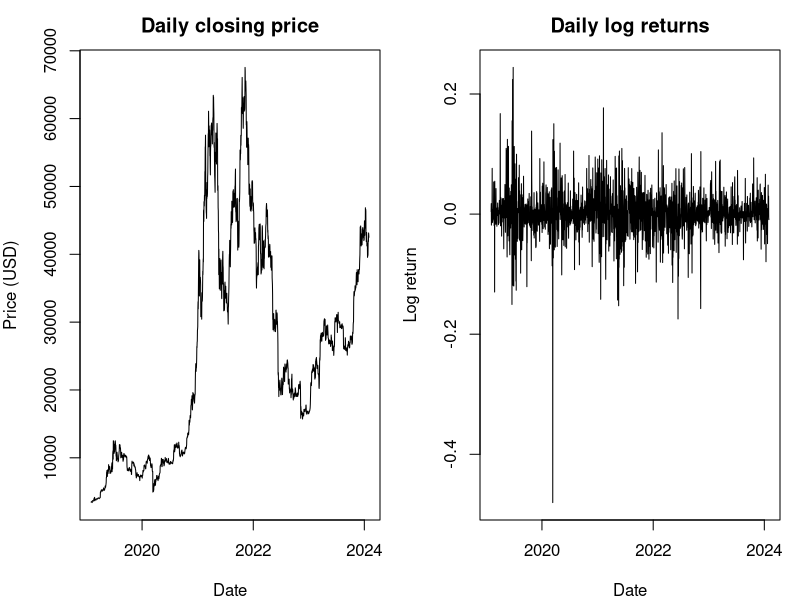
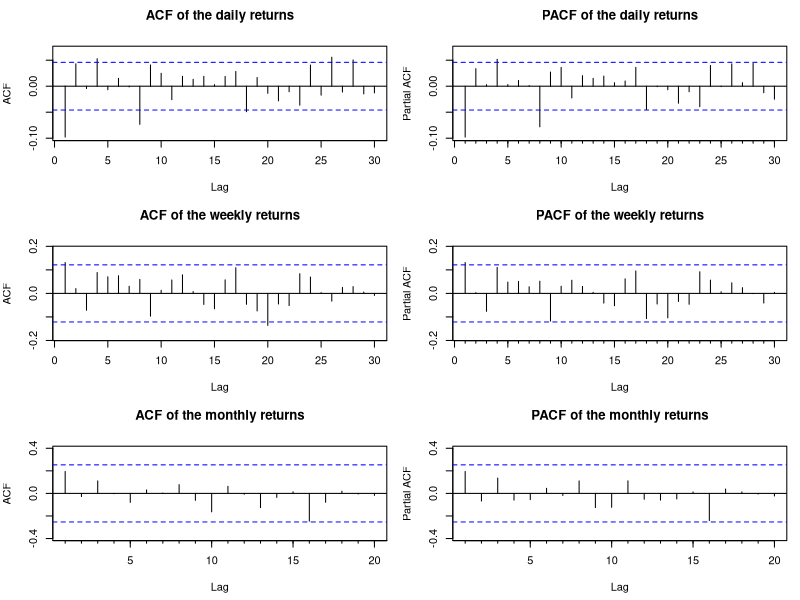
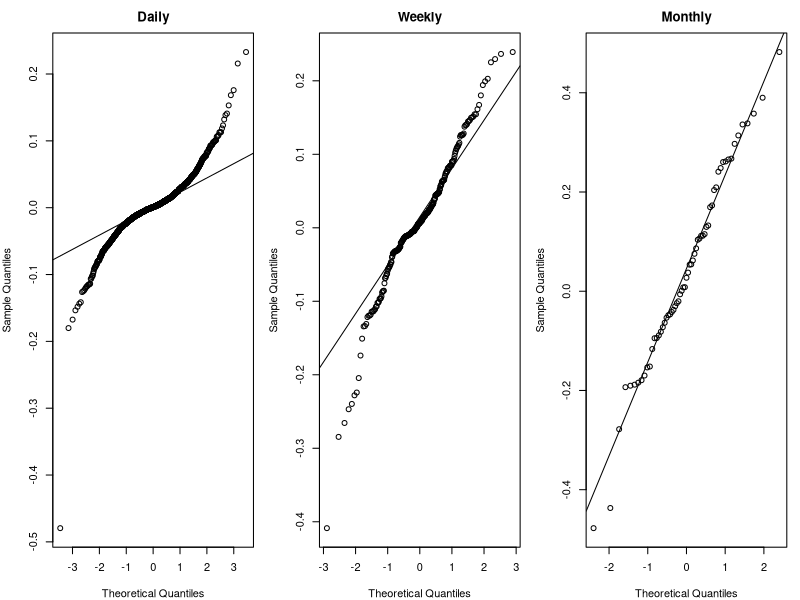
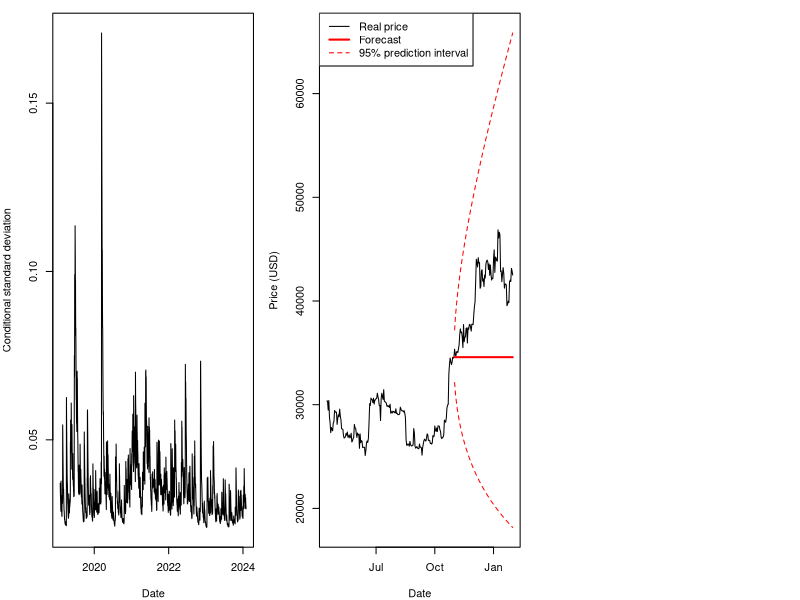

Write the R code that produced these figures, in order.
## ---- chunk 1
# The code is hidden in the report. All the code is in this file.
# out.width = "100%" keeps every figure inside the margins of the page
knitr::opts_chunk$set(echo = FALSE, warning = FALSE, message = FALSE,
                      fig.width = 8, fig.height = 4, fig.align = "center",
                      out.width = "100%")

library(xts)       # time series objects, weekly and monthly series
library(forecast)  # ARIMA models
library(tseries)   # stationarity and normality tests
library(fGarch)    # GARCH model
## ---- chunk 2
# Print a table with its caption: a LaTeX table in the PDF, a Markdown table on GitHub.
# In the PDF, the caption and the table are kept on the same page.
show_table <- function(x, digits, number, caption) {
  if (knitr::is_latex_output()) {
    latex_table <- knitr::kable(x, format = "latex", booktabs = TRUE, digits = digits, linesep = "")
    knitr::asis_output(paste0("\\noindent\\begin{minipage}{\\textwidth}\n",
                              "\\textbf{Table ", number, ".} ", caption, "\n",
                              "\\begin{center}\n\\vspace{2pt}\n\\small\n",
                              # the table is reduced only if it is wider than the text
                              "\\resizebox{\\ifdim\\width>\\linewidth\\linewidth\\else\\width\\fi}{!}{",
                              latex_table, "}\n\\end{center}\n",
                              "\\end{minipage}\n\n\\vspace{6pt}\n\n"))
  } else {
    markdown_table <- paste(knitr::kable(x, digits = digits), collapse = "\n")
    knitr::asis_output(paste0("**Table ", number, ".** ", caption, "\n\n", markdown_table, "\n"))
  }
}

# Skewness and kurtosis of a series
skewness <- function(x) mean((x - mean(x))^3) / sd(x)^3
kurtosis <- function(x) mean((x - mean(x))^4) / sd(x)^4

# Descriptive statistics of a series of returns
describe_returns <- function(x) {
  data.frame(observations = length(x), mean = mean(x), sd = sd(x),
             min = min(x), max = max(x),
             skewness = skewness(x), kurtosis = kurtosis(x),
             p_value_mean_zero = t.test(x)$p.value)
}

# ADF and KPSS tests for a log price and for its returns
stationarity_tests <- function(log_price) {
  returns <- diff(log_price)
  adf_price <- adf.test(log_price)
  kpss_price <- kpss.test(log_price, null = "Trend")
  adf_returns <- adf.test(returns)
  kpss_returns <- kpss.test(returns, null = "Level")
  data.frame(
    series = c("log price", "log returns"),
    ADF_statistic = as.numeric(c(adf_price$statistic, adf_returns$statistic)),
    ADF_p_value = c(adf_price$p.value, adf_returns$p.value),
    KPSS_statistic = as.numeric(c(kpss_price$statistic, kpss_returns$statistic)),
    KPSS_p_value = c(kpss_price$p.value, kpss_returns$p.value)
  )
}

# Estimate all the ARIMA(p,1,q) models for p and q from 0 to max_order
# and return their AIC and BIC
compare_models <- function(log_price, max_order = 3) {
  results <- expand.grid(p = 0:max_order, q = 0:max_order)
  results$AIC <- NA
  results$BIC <- NA
  for (i in seq_len(nrow(results))) {
    fit <- tryCatch(Arima(log_price, order = c(results$p[i], 1, results$q[i]), method = "ML"),
                    error = function(e) NULL)
    if (!is.null(fit)) {
      results$AIC[i] <- AIC(fit)
      results$BIC[i] <- BIC(fit)
    }
  }
  results$model <- paste0("ARIMA(", results$p, ",1,", results$q, ")")
  results
}

# p-values of the tests on the residuals of a model
residual_tests <- function(model) {
  residuals_model <- as.numeric(residuals(model))
  n_coefficients <- length(coef(model))
  c(Box.test(residuals_model, lag = 10, type = "Ljung-Box", fitdf = n_coefficients)$p.value,
    Box.test(residuals_model, lag = 20, type = "Ljung-Box", fitdf = n_coefficients)$p.value,
    jarque.bera.test(residuals_model)$p.value,
    Box.test(residuals_model^2, lag = 10, type = "Ljung-Box")$p.value)
}
## ---- chunk 3
# Daily data
wbtc <- read.csv("wbtc_usd_daily.csv")
colnames(wbtc) <- c("date", "open", "high", "low", "close", "volume", "adjusted")
wbtc$date <- as.Date(wbtc$date)

close_daily <- xts(wbtc$close, order.by = wbtc$date)
log_price_daily <- log(wbtc$close)
return_daily <- diff(log_price_daily)

# Weekly and monthly data: closing price of the last day of each week and of each month
close_weekly <- apply.weekly(close_daily, last)
dates_weekly <- index(close_weekly)
log_price_weekly <- log(as.numeric(close_weekly))
return_weekly <- diff(log_price_weekly)

close_monthly <- apply.monthly(close_daily, last)
dates_monthly <- index(close_monthly)
log_price_monthly <- log(as.numeric(close_monthly))
return_monthly <- diff(log_price_monthly)
## ---- chunk 4
n_days <- nrow(wbtc)
## ---- chunk 5
par(mfrow = c(1, 2), mar = c(4, 4, 2.5, 1))
plot(wbtc$date, wbtc$close, type = "l",
     main = "Daily closing price", xlab = "Date", ylab = "Price (USD)")
plot(wbtc$date[-1], return_daily, type = "l",
     main = "Daily log returns", xlab = "Date", ylab = "Log return")
## ---- chunk 6
table1 <- rbind(describe_returns(return_daily),
                describe_returns(return_weekly),
                describe_returns(return_monthly))
table1 <- cbind(frequency = c("Daily", "Weekly", "Monthly"), table1)
colnames(table1) <- c("Frequency", "Obs.", "Mean", "Std. dev.", "Min", "Max",
                      "Skewness", "Kurtosis", "p (mean = 0)")
## ---- chunk 7
show_table(table1, digits = c(0, 0, 4, 4, 3, 3, 2, 2, 3), number = 1,
           caption = "Descriptive statistics of the log returns. The last column is the p-value of the test that the mean return is equal to zero.")
## ---- chunk 8
table2 <- rbind(stationarity_tests(log_price_daily),
                stationarity_tests(log_price_weekly),
                stationarity_tests(log_price_monthly))
table2 <- cbind(frequency = rep(c("Daily", "Weekly", "Monthly"), each = 2), table2)
colnames(table2) <- c("Frequency", "Series", "ADF statistic", "ADF p-value",
                      "KPSS statistic", "KPSS p-value")
## ---- chunk 9
show_table(table2, digits = 3, number = 2,
           caption = "Stationarity tests. The p-values are bounded: 0.01 means 0.01 or less, and 0.10 means 0.10 or more.")
## ---- chunk 10
day_of_week <- factor(weekdays(wbtc$date[-1]))
month_of_year <- factor(months(wbtc$date[-1]))
p_day <- anova(lm(return_daily ~ day_of_week))$`Pr(>F)`[1]
p_month <- anova(lm(return_daily ~ month_of_year))$`Pr(>F)`[1]
## ---- chunk 11
par(mfrow = c(3, 2), mar = c(4.5, 4, 3.5, 1))
Acf(return_daily, lag.max = 30, main = "ACF of the daily returns")
Pacf(return_daily, lag.max = 30, main = "PACF of the daily returns")
Acf(return_weekly, lag.max = 30, main = "ACF of the weekly returns")
Pacf(return_weekly, lag.max = 30, main = "PACF of the weekly returns")
Acf(return_monthly, lag.max = 20, main = "ACF of the monthly returns")
Pacf(return_monthly, lag.max = 20, main = "PACF of the monthly returns")
## ---- chunk 12
models_daily <- compare_models(log_price_daily)
models_weekly <- compare_models(log_price_weekly)
models_monthly <- compare_models(log_price_monthly)

# The table reports four of the 16 models
reported <- c("ARIMA(0,1,0)", "ARIMA(1,1,0)", "ARIMA(0,1,1)", "ARIMA(1,1,1)")
pick <- function(models, criterion) models[match(reported, models$model), criterion]
table3 <- data.frame(
  Model = reported,
  AIC_daily = pick(models_daily, "AIC"), BIC_daily = pick(models_daily, "BIC"),
  AIC_weekly = pick(models_weekly, "AIC"), BIC_weekly = pick(models_weekly, "BIC"),
  AIC_monthly = pick(models_monthly, "AIC"), BIC_monthly = pick(models_monthly, "BIC")
)
colnames(table3) <- c("Model", "Daily AIC", "Daily BIC", "Weekly AIC", "Weekly BIC",
                      "Monthly AIC", "Monthly BIC")

# Model with the lowest AIC and with the lowest BIC among the 16, for each frequency
best <- function(models) c(AIC = models$model[which.min(models$AIC)],
                           BIC = models$model[which.min(models$BIC)])
best_models <- rbind(daily = best(models_daily), weekly = best(models_weekly),
                     monthly = best(models_monthly))

# Automatic search
auto_daily <- auto.arima(log_price_daily, seasonal = FALSE, ic = "bic",
                         stepwise = FALSE, approximation = FALSE, max.p = 3, max.q = 3)
auto_weekly <- auto.arima(log_price_weekly, seasonal = FALSE, ic = "bic",
                          stepwise = FALSE, approximation = FALSE, max.p = 3, max.q = 3)
auto_monthly <- auto.arima(log_price_monthly, seasonal = FALSE, ic = "bic",
                           stepwise = FALSE, approximation = FALSE, max.p = 3, max.q = 3)

# Selected models
model_daily <- Arima(log_price_daily, order = c(1, 1, 0), method = "ML")
model_weekly <- Arima(log_price_weekly, order = c(0, 1, 0))
model_monthly <- Arima(log_price_monthly, order = c(0, 1, 0))

# Alternatives preferred by the AIC for the weekly and monthly data
alternative_weekly <- Arima(log_price_weekly, order = c(1, 1, 0), method = "ML")
alternative_monthly <- Arima(log_price_monthly, order = c(0, 1, 1), method = "ML")
## ---- chunk 13
show_table(table3, digits = 2, number = 3,
           caption = "AIC and BIC of four of the 16 estimated models. At each frequency, the model with the lowest AIC and the model with the lowest BIC among the 16 are in this table.")
## ---- chunk 14
table4 <- data.frame(
  Test = c("Ljung-Box, residuals (10 lags)", "Ljung-Box, residuals (20 lags)",
           "Jarque-Bera", "Ljung-Box, squared residuals (10 lags)"),
  Null = c("No autocorrelation", "No autocorrelation", "Normality", "Constant variance"),
  Daily = residual_tests(model_daily),
  Weekly = residual_tests(model_weekly),
  Monthly = residual_tests(model_monthly)
)
colnames(table4) <- c("Test", "Null hypothesis", "Daily", "Weekly", "Monthly")
## ---- chunk 15
show_table(table4, digits = 3, number = 4,
           caption = "p-values of the tests on the residuals of the selected models: ARIMA(1,1,0) for the daily price, ARIMA(0,1,0) for the weekly and monthly prices.")
## ---- chunk 16
par(mfrow = c(1, 3), mar = c(4, 4, 2.5, 1))
qqnorm(as.numeric(residuals(model_daily)), main = "Daily")
qqline(as.numeric(residuals(model_daily)))
qqnorm(as.numeric(residuals(model_weekly)), main = "Weekly")
qqline(as.numeric(residuals(model_weekly)))
qqnorm(as.numeric(residuals(model_monthly)), main = "Monthly")
qqline(as.numeric(residuals(model_monthly)))
## ---- chunk 17
garch_daily <- garchFit(~ arma(1, 0) + garch(1, 1), data = return_daily,
                        cond.dist = "norm", trace = FALSE)
garch_coefficients <- garch_daily@fit$matcoef
volatility_daily <- volatility(garch_daily)
standardized_residuals <- residuals(garch_daily, standardize = TRUE)

table5 <- data.frame(
  Parameter = c("mu (mean)", "phi (autoregressive term)", "omega", "alpha", "beta"),
  Estimate = garch_coefficients[, 1],
  Std_error = garch_coefficients[, 2],
  p_value = garch_coefficients[, 4]
)
colnames(table5) <- c("Parameter", "Estimate", "Std. error", "p-value")
rownames(table5) <- NULL

garch_p_values <- c(
  autocorrelation_10 = Box.test(standardized_residuals, lag = 10, type = "Ljung-Box")$p.value,
  autocorrelation_20 = Box.test(standardized_residuals, lag = 20, type = "Ljung-Box")$p.value,
  variance_10 = Box.test(standardized_residuals^2, lag = 10, type = "Ljung-Box")$p.value,
  normality = jarque.bera.test(standardized_residuals)$p.value
)
## ---- chunk 18
show_table(table5, digits = c(0, 5, 5, 4), number = 5,
           caption = "Estimates of the AR(1)-GARCH(1,1) model for the daily returns.")
## ---- chunk 19
par(mar = c(4, 4, 1, 1))
plot(wbtc$date[-1], volatility_daily, type = "l",
     xlab = "Date", ylab = "Conditional standard deviation")
## ---- chunk 20
test_days <- which(wbtc$date >= as.Date("2023-11-01"))
train_days <- 1:(min(test_days) - 1)

# The model is estimated on the training period only
model_train <- Arima(log_price_daily[train_days], order = c(1, 1, 0), method = "ML")

# One-day-ahead forecasts of the ARIMA(1,1,0) model on the test period
model_applied <- Arima(log_price_daily, model = model_train)
forecast_arima <- exp(fitted(model_applied)[test_days])

# One-day-ahead forecasts of the random walk: the price of the day before
forecast_random_walk <- wbtc$close[test_days - 1]

actual <- wbtc$close[test_days]

table6 <- data.frame(
  Model = c("ARIMA(1,1,0)", "Random walk"),
  RMSE = c(sqrt(mean((actual - forecast_arima)^2)),
           sqrt(mean((actual - forecast_random_walk)^2))),
  MAE = c(mean(abs(actual - forecast_arima)),
          mean(abs(actual - forecast_random_walk)))
)
colnames(table6) <- c("Model", "RMSE (USD)", "MAE (USD)")

# Diebold-Mariano test: do the two models have the same forecast accuracy?
dm <- dm.test(actual - forecast_arima, actual - forecast_random_walk, h = 1)

# Forecast for the whole test period, made on the last day of the training period
forecast_test <- forecast(model_train, h = length(test_days), level = 95)
coverage <- mean(log(actual) >= forecast_test$lower & log(actual) <= forecast_test$upper)
## ---- chunk 21
show_table(table6, digits = 1, number = 6,
           caption = "Accuracy of the one-day-ahead forecasts on the test period (1 November 2023 to 31 January 2024, 92 days).")
## ---- chunk 22
par(mar = c(4, 4, 1, 1))
plot_days <- (min(test_days) - 200):nrow(wbtc)
plot(wbtc$date[plot_days], wbtc$close[plot_days], type = "l",
     ylim = range(c(wbtc$close[plot_days], exp(forecast_test$lower), exp(forecast_test$upper))),
     xlab = "Date", ylab = "Price (USD)")
lines(wbtc$date[test_days], exp(forecast_test$mean), col = "red", lwd = 2)
lines(wbtc$date[test_days], exp(forecast_test$lower), col = "red", lty = 2)
lines(wbtc$date[test_days], exp(forecast_test$upper), col = "red", lty = 2)
legend("topleft", legend = c("Real price", "Forecast", "95% prediction interval"),
       col = c("black", "red", "red"), lty = c(1, 1, 2), lwd = c(1, 2, 1))
